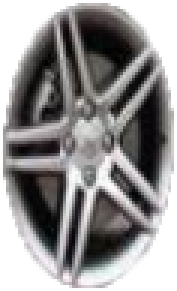
#> input picture 轮毂/004A.png, 59 x 97 px (shown 3 times larger)
$ jupyter execute '用lbp找最佳旋转角度.ipynb'
#> lines starting #> are read from the running program, lines starting #| are printed output that depends on the picture; long printed decimals are rounded
[cell 1]
import matplotlib.pyplot as plt
plt.rcParams['font.sans-serif'] = ['SimHei']  # 设置为支持中文的字体，如黑体
plt.rcParams['axes.unicode_minus'] = False  # 解决负号显示问题

[cell 2]
import numpy as np
from skimage.feature import local_binary_pattern
from skimage.transform import resize
from PIL import Image
import matplotlib.pyplot as plt

def convert_to_square(image, size=64):
    width, height = image.size
    if width == height:
        new_image = image
    elif width > height:
        new_image = Image.new("RGB", (width, width), (0, 0, 0))
        new_image.paste(image, (0, (width - height) // 2))
    else:
        new_image = Image.new("RGB", (height, height), (0, 0, 0))
        new_image.paste(image, ((height - width) // 2, 0))
    new_image = new_image.resize((size, size))
    return new_image

def extract_lbp_features(image, radius=3, n_points=8 * 3):
    all_hist = []
    for channel in range(image.shape[2]):
        channel_image = image[:, :, channel]
        lbp = local_binary_pattern(channel_image, n_points, radius, method='uniform')
        (hist, _) = np.histogram(lbp.ravel(), bins=np.arange(0, n_points + 3), range=(0, n_points + 2))
        hist = hist.astype("float")
        hist /= (hist.sum() + 1e-7)
        all_hist.extend(hist)
    return np.array(all_hist)

def cosine_similarity(feature1, feature2):
    dot_product = np.dot(feature1, feature2)
    norm_feature1 = np.linalg.norm(feature1)
    norm_feature2 = np.linalg.norm(feature2)
    similarity = dot_product / (norm_feature1 * norm_feature2)
    return similarity

def find_best_rotation_angle(image_path1, image_path2):
#> called with image_path1 = '004A.png', image_path2 = '004A1.png'
    image1 = Image.open(image_path1).convert('RGB')
    image2 = Image.open(image_path2).convert('RGB')
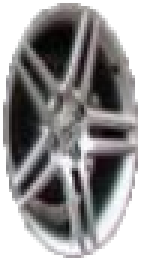
#> input picture 轮毂/004A1.png, 47 x 87 px (shown 3 times larger)

    square_image1 = convert_to_square(image1)
#> in convert_to_square, `new_image = Image.new("RGB", (height, height), (0, 0, 0))`: new_image: PIL image 97x97 RGB; every value is 0
    square_image2 = convert_to_square(image2)
#> in convert_to_square (call 2), `new_image = Image.new("RGB", (height, height), (0, 0, 0))`: new_image: PIL image 87x87 RGB; every value is 0

    base_image1 = np.array(square_image1)
    base_features1 = extract_lbp_features(base_image1)
#> after the loop in extract_lbp_features, `for channel in range(image.shape[2]):`: all_hist = 78 values, max 0.521 at index 76, min 0.000977 at index 7, mean 0.0385
#> base_features1 has the same summary as all_hist in extract_lbp_features

    max_similarity = -1
    best_angle = 0
    best_rotated_image2 = None

    for angle in range(0, 72):
        rotated_image2 = square_image2.rotate(angle, center=(square_image2.width // 2, square_image2.height // 2))
        rotated_image2 = np.array(rotated_image2)

        features2 = extract_lbp_features(rotated_image2)
        similarity = cosine_similarity(base_features1, features2)

        if similarity > max_similarity:
            max_similarity = similarity
            best_angle = angle
            best_rotated_image2 = rotated_image2
#> this loop made 72 passes
#> (similarity, max_similarity) on passes 1, 2, 3, 4, 6, 14, 15, 19: (0.992, 0.992), (0.992, 0.992), (0.992, 0.992), (0.992, 0.992), (0.992, 0.992), (0.993, 0.993), (0.993, 0.993), (0.993, 0.993)
#> similarity on passes 5, 7, 8, 9, 10, 11: 0.992, 0.992, 0.992, 0.992, 0.992, 0.992
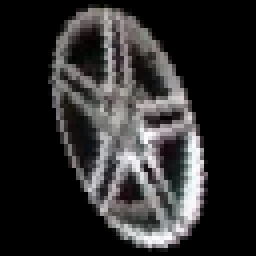
#> best_rotated_image2: shape (64, 64, 3) (shown 4 times larger); mean R, G, B 44.8, 43.8, 44
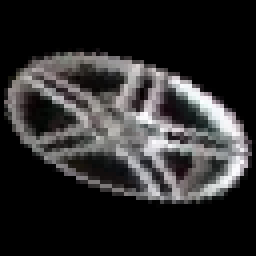
#> rotated_image2: shape (64, 64, 3) (shown 4 times larger); mean R, G, B 44.7, 43.7, 44
#> after the loop, best_angle = 18; max_similarity = 0.993

    print(f"图片 {image_path1} 和 {image_path2} 的最佳旋转角度为: {best_angle} 度")
#| 图片 004A.png 和 004A1.png 的最佳旋转角度为: 18 度

    # 显示图片
    fig, axes = plt.subplots(1, 3, figsize=(15, 5))
    axes[0].imshow(base_image1)
    axes[0].set_title(image_path1)
    axes[1].imshow(np.array(square_image2))
    axes[1].set_title(image_path2)
    axes[2].imshow(best_rotated_image2)
    axes[2].set_title(f"{image_path2} 旋转 {best_angle} 度后")

    for ax in axes:
        ax.axis('off')

    plt.show()

    return best_angle

# 输入图片路径
image_path1 = '004A.png'
image_path2 = '004A1.png'

# 找到最佳旋转角度
best_angle = find_best_rotation_angle(image_path1, image_path2)
#> best_angle = 18

[cell 3]
from PIL import Image
import numpy as np

# [48 lines left out: function convert_to_square, not called in this run]

[cell 4]
import numpy as np
from PIL import Image
import matplotlib.pyplot as plt
from skimage.metrics import structural_similarity as ssim
import cv2
import matplotlib
matplotlib.use('TkAgg')

import matplotlib
matplotlib.use('TkAgg')
import matplotlib.pyplot as plt
import matplotlib.pyplot as plt
plt.rcParams['font.sans-serif'] = ['SimHei']  # 设置为支持中文的字体，如黑体
plt.rcParams['axes.unicode_minus'] = False  # 解决负号显示问题


def convert_to_square(image, size=70):
    # 将图像转换为灰度图以便处理
    gray_image = image.convert('L')
    # 将图像转换为 numpy 数组
    img_array = np.array(gray_image)

    # 找到非零像素的坐标
    rows, cols = np.nonzero(img_array)
    if len(rows) == 0 or len(cols) == 0:
        return Image.new("RGB", (size, size), (0, 0, 0))

    # 计算椭圆的边界
    min_row, max_row = np.min(rows), np.max(rows)
    min_col, max_col = np.min(cols), np.max(cols)
    # 计算椭圆的长短轴长度
    major_axis = max(max_row - min_row, max_col - min_col)
    minor_axis = min(max_row - min_row, max_col - min_col)

    # 计算缩放比例
    scale_ratio = major_axis / minor_axis if minor_axis != 0 else 1

    # 根据长短轴方向进行缩放
    if max_row - min_row > max_col - min_col:
        new_width = int(image.width * scale_ratio)
        resized_image = image.resize((new_width, image.height))
    else:
        new_height = int(image.height * scale_ratio)
        resized_image = image.resize((image.width, new_height))

    # 重新计算灰度图和非零像素坐标
    gray_resized = resized_image.convert('L')
    resized_array = np.array(gray_resized)
    rows, cols = np.nonzero(resized_array)

    # 再次计算椭圆的边界
    min_row, max_row = np.min(rows), np.max(rows)
    min_col, max_col = np.min(cols), np.max(cols)

    # 裁剪出包含椭圆的正方形区域
    left = min_col
    top = min_row
    right = max_col
    bottom = max_row
    cropped_image = resized_image.crop((left, top, right, bottom))

    # 调整图像大小为指定尺寸
    final_image = cropped_image.resize((size, size))
    return final_image


def rotate_image_opencv(image, angle):
    # 将 PIL 图像转换为 OpenCV 格式
    img_array = np.array(image)
    height, width = img_array.shape[:2]
    # 计算旋转中心
    center = (width // 2, height // 2)
    # 获取旋转矩阵
    rotation_matrix = cv2.getRotationMatrix2D(center, angle, 1.0)
    # 进行旋转操作
    rotated_img_array = cv2.warpAffine(img_array, rotation_matrix, (width, height), borderMode=cv2.BORDER_REPLICATE)
    # 将 OpenCV 图像转换回 PIL 格式
    rotated_image = Image.fromarray(rotated_img_array)
    return rotated_image


def calculate_ssim(image1, image2):
    img1_array = np.array(image1.convert('L'))
    img2_array = np.array(image2.convert('L'))
    return ssim(img1_array, img2_array)


def find_best_rotation_angle(image_path1, image_path2):
    image1 = Image.open(image_path1).convert('RGB')
    image2 = Image.open(image_path2).convert('RGB')

    # 转换为正圆（内切于正方形）
    square_image1 = convert_to_square(image1)
    square_image2 = convert_to_square(image2)

    max_similarity = -1
    best_angle = 0
    best_rotated_image2 = None

    # 在 0 到 100 度范围内旋转
    for angle in range(1, 100):
        rotated_image2 = rotate_image_opencv(square_image2, angle)
        similarity = calculate_ssim(square_image1, rotated_image2)

        if similarity > max_similarity:
            max_similarity = similarity
            best_angle = angle
            best_rotated_image2 = rotated_image2

    print(f"图片 {image_path1} 和 {image_path2} 的最佳旋转角度为: {best_angle} 度")

    return square_image1, square_image2, best_rotated_image2, best_angle


def extract_sift_features(image):
    """
    提取图像的 SIFT 特征向量
    """
    img = np.array(image.convert('L'))
    sift = cv2.SIFT_create()
    kp, des = sift.detectAndCompute(img, None)
    if des is None:
        return np.array([])
    return des


def cosine_similarity(feature1, feature2):
    """
    计算两个特征向量的余弦相似度
    """
    bf = cv2.BFMatcher()
    matches = bf.knnMatch(feature1, feature2, k=2)

    good_matches = []
    for m, n in matches:
        if m.distance < 0.75 * n.distance:
            good_matches.append(m)

    if len(good_matches) == 0:
        return 0

    matched_des1 = np.array([feature1[m.queryIdx] for m in good_matches])
    matched_des2 = np.array([feature2[m.trainIdx] for m in good_matches])

    dot_product = np.sum(matched_des1 * matched_des2, axis=1)
    norm_feature1 = np.linalg.norm(matched_des1, axis=1)
    norm_feature2 = np.linalg.norm(matched_des2, axis=1)

    similarities = dot_product / (norm_feature1 * norm_feature2)
    return np.mean(similarities)


def process_image_pair(image_path1, image_path2):
    # 找到最佳旋转角度并获取处理后的图片
    square_image1, square_image2, best_rotated_image2, best_angle = find_best_rotation_angle(image_path1, image_path2)

    # 提取 SIFT 特征
    feature1 = extract_sift_features(square_image1)
    feature2 = extract_sift_features(square_image2)
    feature2_rotated = extract_sift_features(best_rotated_image2)

    # 计算余弦相似度
    similarity_before_rotation = cosine_similarity(feature1, feature2)
    similarity_after_rotation = cosine_similarity(feature1, feature2_rotated)

    print(f"旋转前 {image_path1} 和 {image_path2} 的相似度: {similarity_before_rotation}")
    print(f"旋转 {best_angle} 度后 {image_path1} 和 {image_path2} 的相似度: {similarity_after_rotation}")

    # 显示图片
    fig, axes = plt.subplots(1, 3, figsize=(15, 5))
    axes[0].imshow(np.array(square_image1))
    axes[0].set_title(image_path1)
    axes[1].imshow(np.array(square_image2))
    axes[1].set_title(image_path2)
    axes[2].imshow(np.array(best_rotated_image2))
    axes[2].set_title(f"{image_path2} 旋转 {best_angle} 度后")

    for ax in axes:
        ax.axis('off')

    plt.show()


# 定义图片对列表
image_pairs = [
    ('006A.png', '006A1.png'),
    ('004A.png', '004A1.png'),
    ('005A.png', '005B.png'),
    ('006A.png', '004A1.png'),
    ('004A.png', '005A.png'),
    ('005A.png', '006A.png')
]

# 批量处理图片对
for image_path1, image_path2 in image_pairs:
    process_image_pair(image_path1, image_path2)
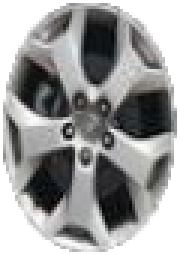
#> input picture 轮毂/006A.png, 60 x 85 px (shown 3 times larger)
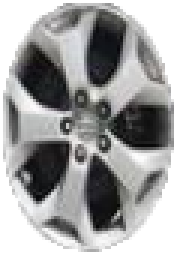
#> input picture 轮毂/006A1.png, 59 x 85 px (shown 3 times larger)
#> in convert_to_square, `rows, cols = np.nonzero(img_array)`: rows = 3935 values from 1 to 83; cols = 3935 values, max 58 at index 1595, min 1 at index 1424, mean 29.27
#> in convert_to_square, `min_row, max_row = np.min(rows), np.max(rows)`: min_row = 1; max_row = 83
#> in convert_to_square, `min_col, max_col = np.min(cols), np.max(cols)`: min_col = 1; max_col = 58
#> in convert_to_square, `major_axis = max(max_row - min_row, max_col - min_col)`: major_axis = 82
#> in convert_to_square, `minor_axis = min(max_row - min_row, max_col - min_col)`: minor_axis = 57
#> in convert_to_square, `scale_ratio = major_axis / minor_axis if minor_axis != 0 else 1`: scale_ratio = 1.44
#> in convert_to_square, `new_width = int(image.width * scale_ratio)`: new_width = 86
#> in convert_to_square, `rows, cols = np.nonzero(resized_array)`: rows = 5751 values from 1 to 83; cols = 5751 values, max 84 at index 2336, min 1 at index 2087, mean 42.19
#> in convert_to_square, `min_col, max_col = np.min(cols), np.max(cols)`: max_col = 84
#> in convert_to_square, `left = min_col`: left = 1
#> in convert_to_square, `right = max_col`: right = 84
#> in convert_to_square, `bottom = max_row`: bottom = 83
#> in convert_to_square, `final_image = cropped_image.resize((size, size))`:
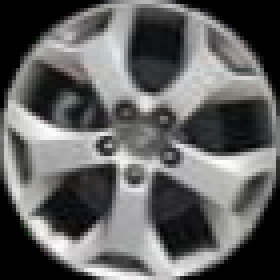
#> final_image: PIL image 70x70 RGB (shown 4 times larger); mean R, G, B 97.4, 97.6, 97.3
#> call 2 of convert_to_square, with size = 70
#> in convert_to_square (call 2), `rows, cols = np.nonzero(img_array)`: rows = 3882 values from 1 to 83; cols = 3882 values, max 57 at index 1475, min 1 at index 1251, mean 28.74
#> in convert_to_square (call 2), `min_col, max_col = np.min(cols), np.max(cols)`: max_col = 57
#> in convert_to_square (call 2), `minor_axis = min(max_row - min_row, max_col - min_col)`: minor_axis = 56
#> in convert_to_square (call 2), `scale_ratio = major_axis / minor_axis if minor_axis != 0 else 1`: scale_ratio = 1.46
#> in convert_to_square (call 2), `resized_image = image.resize((new_width, image.height))`:
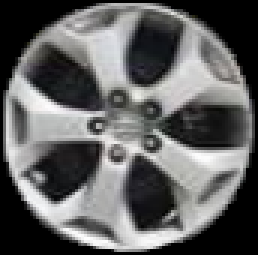
#> resized_image: PIL image 86x85 RGB (shown 3 times larger); mean R, G, B 96.8, 96.9, 96.8
#> in convert_to_square (call 2), `rows, cols = np.nonzero(resized_array)`: rows = 5764 values from 1 to 83; cols = 5764 values, max 84 at index 2195, min 1 at index 1863, mean 42.13
#> in convert_to_square (call 2), `min_col, max_col = np.min(cols), np.max(cols)`: max_col = 84
#> the loop in find_best_rotation_angle, `for angle in range(1, 100):` made 99 passes
#> (similarity, max_similarity) on passes 1 to 9: (0.443, 0.443), (0.495, 0.495), (0.551, 0.551), (0.613, 0.613), (0.683, 0.683), (0.753, 0.753), (0.818, 0.818), (0.861, 0.861), (0.87, 0.87)
#> similarity on passes 10 to 15: 0.842, 0.787, 0.717, 0.645, 0.576, 0.513
#> pass 1, in rotate_image_opencv, `rotated_img_array = cv2.warpAffine(img_array, rotation_matrix, (width,..`:
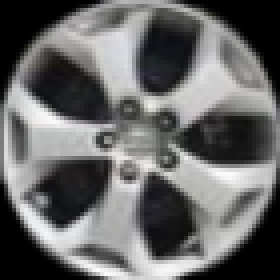
#> rotated_img_array: shape (70, 70, 3) (shown 4 times larger); mean R, G, B 103.7, 103.7, 103.7
#> after the loop in find_best_rotation_angle, `for angle in range(1, 100):`:
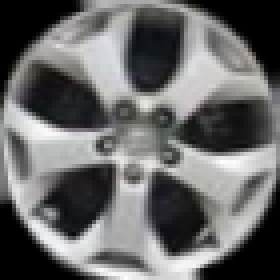
#> best_rotated_image2: PIL image 70x70 RGB (shown 4 times larger); mean R, G, B 104.5, 104.5, 104.5
#> after the loop in find_best_rotation_angle, `for angle in range(1, 100):`: best_angle = 9; max_similarity = 0.87
#| 图片 006A.png 和 006A1.png 的最佳旋转角度为: 9 度
#> in process_image_pair, `square_image1, square_image2, best_rotated_image2, best_angle = find_b..`: best_angle = 9
#> in extract_sift_features, `kp, des = sift.detectAndCompute(img, None)`: kp = 67 keypoints; strongest (x, y, size): (14, 61, 4.3), (10, 57, 3.8), (45, 55, 9.5), (39, 12, 9.3)
#> in extract_sift_features (call 2), `kp, des = sift.detectAndCompute(img, None)`: kp = 65 keypoints; strongest (x, y, size): (41, 55, 9.7), (18, 47, 9.7), (42, 14, 9.3), (57, 35, 9.3)
#> in extract_sift_features (call 3), `kp, des = sift.detectAndCompute(img, None)`: kp = 60 keypoints; strongest (x, y, size): (44, 54, 9.7), (38, 13, 9.4), (20, 49, 9.6), (16, 24, 9.4)
#> in process_image_pair, `feature2_rotated = extract_sift_features(best_rotated_image2)`:
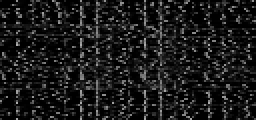
#> feature2_rotated: shape (60, 128) float32 (shown 2 times larger); min 0, max 172, mean 26.1
#> in cosine_similarity, `matches = bf.knnMatch(feature1, feature2, k=2)`: matches = 67 matches
#> the loop in cosine_similarity, `for m, n in matches:` made 67 passes
#> after the loop in cosine_similarity, `for m, n in matches:`: good_matches = 29 matches
#> in cosine_similarity, `dot_product = np.sum(matched_des1 * matched_des2, axis=1)`: dot_product = 29 values, max 260409 at index 22, min 210352 at index 24, mean 240548.9
#> in cosine_similarity, `norm_feature1 = np.linalg.norm(matched_des1, axis=1)`: norm_feature1 = 29 values, max 513.1 at index 11, min 511.2 at index 9, mean 512
#> in cosine_similarity, `norm_feature2 = np.linalg.norm(matched_des2, axis=1)`: norm_feature2 = 29 values, max 512.9 at index 13, min 511.3 at index 25, mean 512.1
#> in cosine_similarity, `similarities = dot_product / (norm_feature1 * norm_feature2)`: similarities = 29 values, max 0.993 at index 22, min 0.801 at index 24, mean 0.918
#> in process_image_pair, `similarity_before_rotation = cosine_similarity(feature1, feature2)`: similarity_before_rotation = 0.918
#> the loop in cosine_similarity (call 2), `for m, n in matches:` made 67 passes
#> after the loop in cosine_similarity (call 2), `for m, n in matches:`: good_matches = 27 matches
#> in process_image_pair, `similarity_after_rotation = cosine_similarity(feature1, feature2_rotat..`: similarity_after_rotation = 0.934
#| 旋转前 006A.png 和 006A1.png 的相似度: 0.9176
#| 旋转 9 度后 006A.png 和 006A1.png 的相似度: 0.9344
